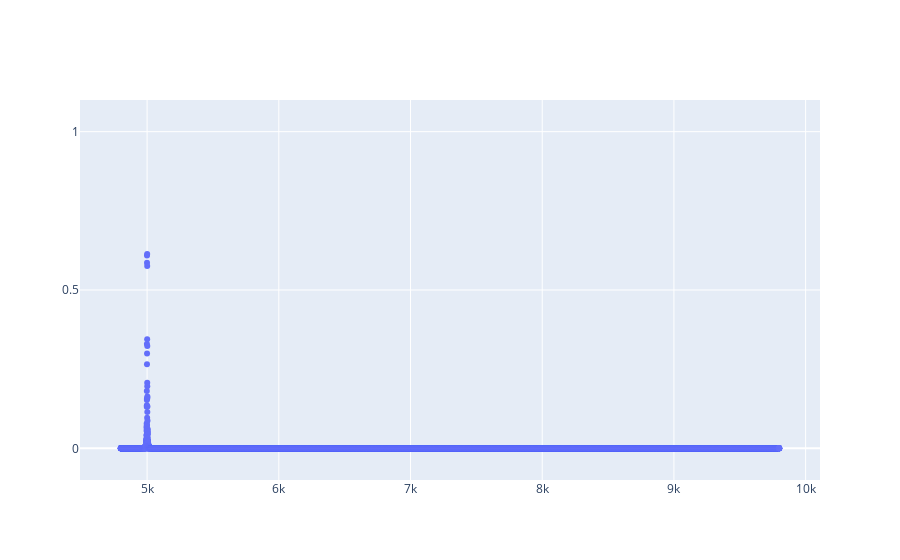

This figure's notebook cell:
### Code cell
fig = go.Figure()

fig.add_trace(go.Scatter(x=ndData[:, 0], y=ndData[:, 1], mode='markers'))

fig.update_yaxes(
    range=[-0.1, 1.1],
    dtick=0.5,
)

### Figure 1 — Plotly figure (JSON) as saved in the notebook; plotly's stock layout.template omitted (floating-point values rounded to 4 significant figures; data arrays with more than 128 entries replaced by an {"elided": "..."} marker saying what was removed)
{"data": [{"mode": "markers", "type": "scatter", "x": {"elided": "31416 float values"}, "y": {"elided": "31416 float values"}}], "layout": {"yaxis": {"dtick": 0.5, "range": [-0.1, 1.1]}}}
